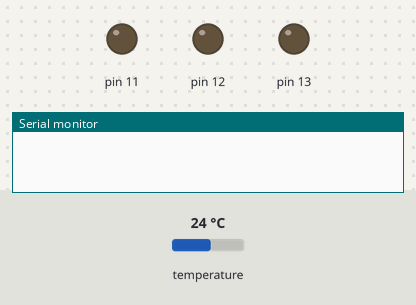
Bench run of a program on a simulated Arduino Uno, built with avr-gcc and run on an emulated ATmega328P. Parts: output pins drawn as LEDs (lit = HIGH), the last lines printed to the serial monitor. The test bench sets the inputs (shaded band); at power-on: temperature 24 °C.

Above: at 0.3 s.
At 2.7 s:
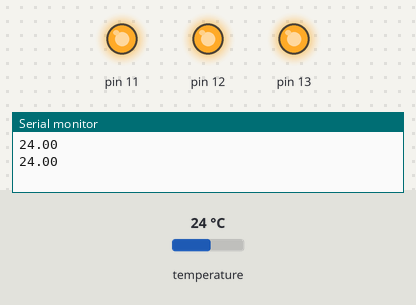
Timing chart, 0 to 4.1 s (numbered marks = the images above):
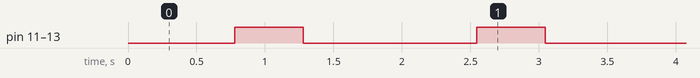

Measured:
- by itself, pin 11–13: alternates HIGH for 0.50 s and LOW for 1.3 s

The program:

main.cpp
```cpp
#include "Arduino.h"
#include <OneWire.h> // pio lib install "OneWire"
#include <DallasTemperature.h> // pio lib install "DallasTemperature"


OneWire oneWire(10);
DallasTemperature ds(&oneWire);

void setup()
{
    pinMode(13, OUTPUT);
    pinMode(12, OUTPUT);
    pinMode(11, OUTPUT);

    Serial.begin(9600);
    ds.begin();
}

void loop()
{
    ds.requestTemperatures();
    Serial.println(ds.getTempCByIndex(0));

    digitalWrite(13, HIGH);
    digitalWrite(12, HIGH);
    digitalWrite(11, HIGH);
    delay(500);
    digitalWrite(13, LOW);
    digitalWrite(12, LOW);
    digitalWrite(11, LOW);
    delay(500);
}
```
